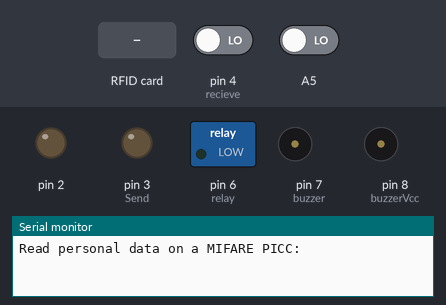
A sketch run on a simulated Arduino Uno, built with avr-gcc and run on an emulated ATmega328P. Shown: switched loads named in the sketch (green lamp = pin HIGH), output pins drawn as LEDs (lit = HIGH), buzzer (waves = sounding, pin HIGH), the last lines printed to the serial monitor. The inputs (shaded band) are chosen by the test bench; at power-on: pin 4 (recieve) LOW, A5 LOW. Pins used as bus, display or sensor lines are not drawn.

Above: at 1.2 s.
1.3 s: pin 4 (recieve) driven HIGH
At 2.5 s:
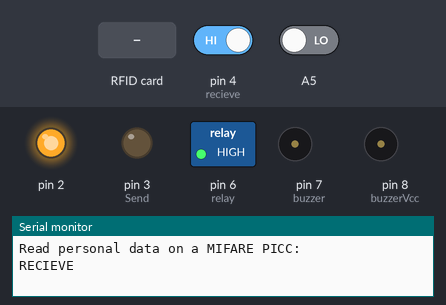
2.9 s: RFID card 5E 7A 19 C4 held to the reader
5.9 s: RFID card 93 68 C3 C9 held to the reader
8.9 s: pin 4 (recieve) driven LOW
At 11.7 s:
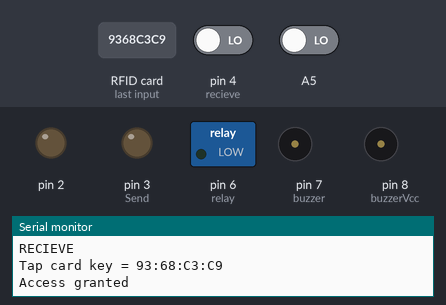
11.9 s: RFID card CB 40 3D 2F held to the reader
At 11.93 s:
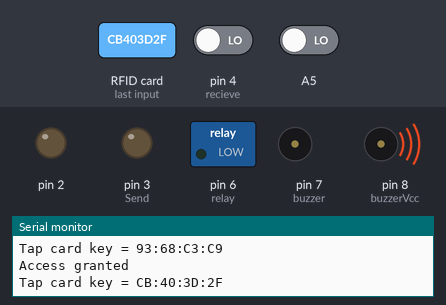
Timing chart, 0 to 16.4 s (numbered marks = the images above; inputs shaded):
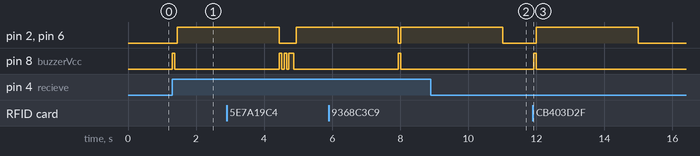

The sketch:

RFID_SAFELOCK.ino
```cpp
#include <SPI.h>
#include <SoftwareSerial.h>
#include <MFRC522.h>
#define RST_PIN         9           // Configurable, see typical pin layout above
#define SS_PIN          10          // Configurable, see typical pin layout above

MFRC522 mfrc522(SS_PIN, RST_PIN);   // Create MFRC522 instance.
MFRC522::MIFARE_Key key;

const int buzzer = 7;
const int buzzerVcc = 8;
const int relay = 6;
const int Send = 3;
const int recieve = 4;
String userIDs[] = {"93:68:C3:C9", "CB:40:3D:2F", "C3:88:23:C9"};
int numUsers = 3;
const char* password = "12345678";
int failedAttempts = 0;

void setup() {
  SPI.begin();
  Serial.begin(9600);                                           // Initialize serial communications with the PC                                             // Init SPI bus
  mfrc522.PCD_Init();                                              // Init MFRC522 card
  Serial.println(F("Read personal data on a MIFARE PICC:"));    //shows in serial that it is ready to read
  pinMode(buzzer, OUTPUT);
  pinMode(buzzerVcc, OUTPUT);
  pinMode(relay, OUTPUT);
  pinMode(Send, OUTPUT);
  digitalWrite(Send, LOW);
  pinMode(2, OUTPUT);
}

void loop() {
  //////////////////////////////////////////RFID///////////////////////////////////////////
  //Serial.println(String(digitalRead(Send)) + String(digitalRead(recieve)));
  String userID = readRFID();

  if (userID.length() > 0) {  // Only check user if RFID was read successfully
    if (checkUser(userID)) {
      digitalWrite(buzzerVcc, HIGH); delay(70);
      digitalWrite(buzzerVcc, LOW);
      toggle(relay);
    }
    else {
      digitalWrite(buzzerVcc, HIGH); delay(70);
      digitalWrite(buzzerVcc, LOW);  delay(70);
      digitalWrite(buzzerVcc, HIGH); delay(70);
      digitalWrite(buzzerVcc, LOW);  delay(70);
      digitalWrite(buzzerVcc, HIGH); delay(70);
      digitalWrite(buzzerVcc, LOW);

      failedAttempts++;
      Serial.println(failedAttempts);
      if (failedAttempts == 3) {
        delay(300); digitalWrite(buzzerVcc, HIGH);
        delay(500); digitalWrite(buzzerVcc, LOW);
        digitalWrite(Send, HIGH); //Send to keypad+lcd
        Serial.println("SEND");
        Serial.println("Send to keypad+lcd");
        failedAttempts = 0;
        while (true) {
          if (digitalRead(recieve) == HIGH) { //if Keypad+lcd success
            Serial.println("RECIEVE");
            digitalWrite(Send, LOW);
            digitalWrite(buzzerVcc, HIGH); delay(70); digitalWrite(buzzerVcc, LOW);  delay(70);
            toggle(relay);
            break;
          }
        }
      }
    }
    if (digitalRead(A5) == HIGH) {
      while (true) {
        if (userID.length() > 0) {
          userID = userIDs[numUsers];
          numUsers++;
          break;
        }
      }
    }
  }
  if (digitalRead(recieve) == HIGH) { //if Keypad+lcd success
    Serial.println("RECIEVE");
    digitalWrite(Send, LOW);
    digitalWrite(buzzerVcc, HIGH); delay(70); digitalWrite(buzzerVcc, LOW);  delay(70);
    toggle(relay);
  }
}

void toggle(int Pin) {
  digitalWrite(Pin, HIGH);
  digitalWrite(2, HIGH);
  delay(3000);
  digitalWrite(Pin, LOW);
  digitalWrite(2, LOW);
}

bool checkUser(String userID) {
  // Check if user ID is in array
  bool found = false;
  for (int i = 0; i < numUsers; i++) {
    if (userID == userIDs[i]) {
      found = true;
      break;
    }
  }

  // Print result
  if (found) {
    Serial.println("Access granted");
    return true;
  } else {
    Serial.println("Access denied");
    return false;
  }
}

String readRFID() {
  MFRC522::MIFARE_Key key;

  for (byte i = 0; i < 6; i++) key.keyByte[i] = 0xFF;

  byte block;
  byte len;
  MFRC522::StatusCode status;
  if (!mfrc522.PICC_IsNewCardPresent() || !mfrc522.PICC_ReadCardSerial())
    return "";  // Return an empty string if no card is present or if reading the card failed

  byte buffer1[18];

  String strID = "";
  for (byte i = 0 ; i < 4; i++) {

    strID += (mfrc522.uid.uidByte[i] < 0x10 ? "0" : "") +
             String(mfrc522.uid.uidByte[i], HEX) +
             (i != 3 ? ":" : "");
  }
  strID.toUpperCase();
  Serial.println("Tap card key = " + strID);

  mfrc522.PICC_HaltA();
  mfrc522.PCD_StopCrypto1();

  return strID;
}
```

Measured:
- after the input at 1.3 s, pin 2, pin 6 (relay): LOW → HIGH after 0.15 s; pin 8 (buzzerVcc): LOW → HIGH at once, → LOW 0.07 s later
- after the input at 8.9 s, pin 2, pin 6 (relay): goes on until 11.0 s, then stays LOW; pin 8 (buzzerVcc): stays LOW (without the input it goes to HIGH after 2.1 s)
- after the input at 11.9 s, pin 2, pin 6 (relay): LOW → HIGH after 0.09 s, → LOW 3.0 s later; pin 8 (buzzerVcc): LOW → HIGH at once, → LOW 0.07 s later
